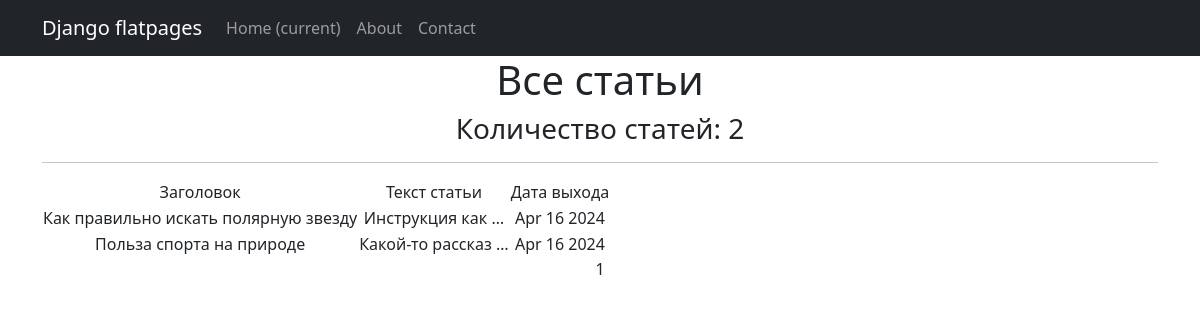
/articles/, run on an earlier commit of the app's database.
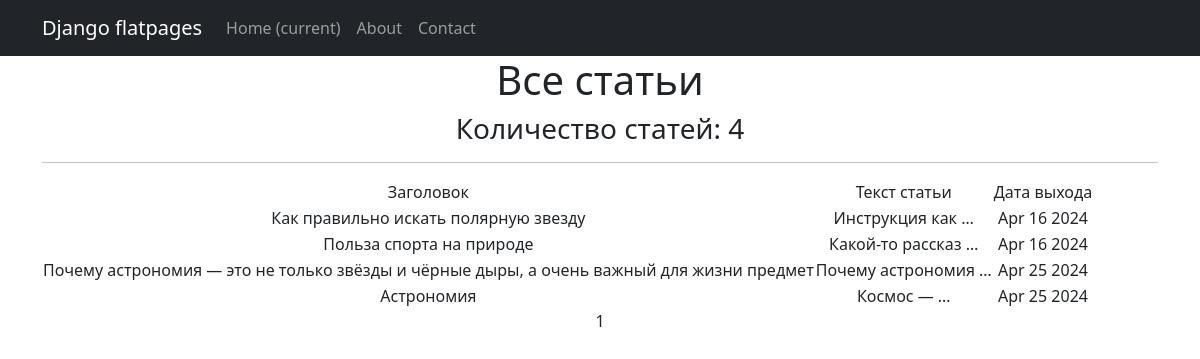
And on a later commit of the database.
### news/models.py (models this page shows, shortened)
class Post(models.Model):
    author_id = models.ForeignKey(Author, on_delete=models.CASCADE)
    _type = models.CharField(choices=articles_types, max_length=1)
    time_in = models.DateTimeField(auto_now_add=True)
    category = models.ManyToManyField(Category, through='PostCategory')
    heading = models.CharField(max_length=255)
    text_article = models.TextField()
    rating = models.FloatField(default=0.0)

### news/views.py (the view)
# urls.py: path('', ArticlesList.as_view(), name='articles'),
class ArticlesList(ListView):
    model = Post
    ordering = 'time_in'
    template_name = 'articles.html'
    context_object_name = 'articles'
    paginate_by = 10
    def get_queryset(self):
        return Post.objects.filter(_type='A')

### templates/articles.html (shortened to what this page needs)
{% extends 'flatpages/default.html' %}
{% load custom_tags %}
{% block content %}
   <h1>Все статьи</h1>
    <h3>Количество статей: {{ articles|length }}</h3>
   <hr>
   {% if articles %}
       <table>
           <tr>
               <td>Заголовок</td>
               <td>Текст статьи</td>
               <td>Дата выхода</td>
           </tr>
           {% for article in articles %}
           <tr>
               <td>{{ article.heading }}</td>
               <td>{{ article.text_article|truncatewords:2 }}</td>
               <td>{{ article.time_in|date:'M d Y' }}</td>
           </tr>
           {% endfor %}
       </table>
   {% else %}
       <h2>Статей нет!</h2>
   {% endif %}
    {{ page_obj.number }}
{% endblock content %}

### templates/flatpages/default.html (shortened to what this page needs)
<!DOCTYPE html>
<html lang="en">
{% load static %}
    <head>
        <link href="{% static 'css/styles.css' %}" rel="stylesheet" />
    </head>
    <body>
<nav class="navbar navbar-expand-lg navbar-dark bg-dark static-top">
   <div class="container">
       <a class="navbar-brand" href="#">Django flatpages</a>
       <div class="collapse navbar-collapse" id="navbarResponsive">
           <ul class="navbar-nav ml-auto">
               <li class="nav-item active">
                   <a class="nav-link" href="#">Home
                       <span class="sr-only">(current)</span>
                   </a>
               </li>
               <li class="nav-item">
                   <a class="nav-link" href="/about/">About</a>
               </li>
               <li class="nav-item">
                   <a class="nav-link" href="/contacts/">Contact</a>
               </li>
           </ul>
       </div>
   </div>
</nav>
        <div class="container">
   <div class="row">
       <div class="col-lg-12 text-center">
           {% block content %}{% endblock content %}
       </div>
   </div>
</div>
    </body>
</html>

What changed in the data, as far as the page shows it:
added Post: heading "Почему астрономия — это не только звёзды и чёрные дыры, а очень важный для жизни предмет", text_article "Почему астрономия …", time_in "Apr 25 2024"
added Post: heading "Астрономия", text_article "Космос — …", time_in "Apr 25 2024"
Also different on the page:
{{ articles|length }}: "2" → "4"
